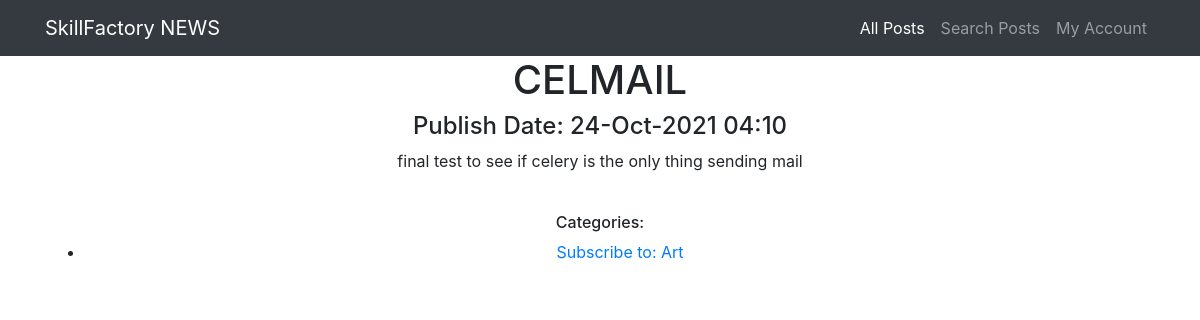
/news/136, run on an earlier commit of the app's database.
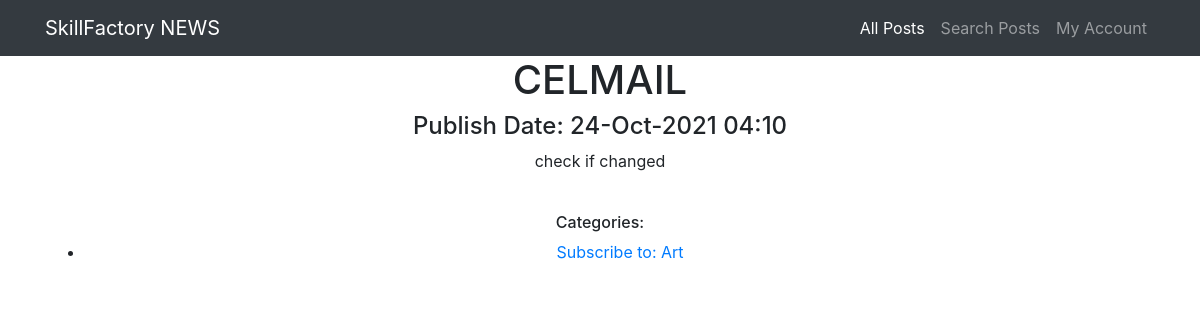
And on a later commit of the database.
### news/models.py (models this page shows, shortened)
class Post(models.Model):
    author = models.ForeignKey(Author, on_delete=models.CASCADE)
    type = models.CharField(max_length=3, choices=POST_TYPES, default=article)
    date = models.DateTimeField(auto_now_add=True)
    category = models.ManyToManyField(Category, through='PostCategory')
    name = models.CharField(max_length=255)
    text = models.TextField()
    rating = models.IntegerField(default=0)

### news/views.py (the view)
# urls.py: path('news/<int:pk>', PostDetail.as_view(), name='post_detail'),
class PostDetail(DetailView):
    model = Post
    template_name = 'post.html'
    context_object_name = 'post'
    queryset = Post.objects.all()
    def get_context_data(self, *, object_list=None, **kwargs):
        context = super().get_context_data(**kwargs)
        context['post_categories'] = self.object.category.all()
        return context
    def get_object(self, *args, **kwargs):
        obj = cache.get(f'post-{self.kwargs["pk"]}', None)
        if not obj:
            id = self.kwargs.get('pk')
            obj = Post.objects.get(pk=id)
            cache.set(f'post-{self.kwargs["pk"]}', obj)
        return obj

### news/templatetags/custom_filters.py (called while the page is built)
@register.filter(name='Censor')
def Censor(value):
    if not isinstance(value, str):
        raise ValueError("Censor function accepts only strings")
    temp = value
    for word in CENSORED_WORDS.keys():
        test = re.compile(re.escape(word), re.IGNORECASE)
        result = test.sub(CENSORED_WORDS[word], temp)
        temp = str(result)
    return temp

### templates/post.html (shortened to what this page needs)
{% extends 'flatpages/default.html' %}
{% load custom_filters %}
{% block content %}
    <h1>{{ post.name | Censor }}</h1>
    <h4>Publish Date: {{post.date | date:'d-M-Y h:m'}}</h4>
    <p>{{post.text | Censor}}</p><br>
    <h6>Categories:</h6>
    <ul>
    {% for category in post_categories %}
        <li>
        <a href="{% url 'category_subscribe' category.id %}">Subscribe to: {{ category.name }}</a>
        </li>
    {% endfor %}
    </ul>
{% endblock content %}

What changed in the data, as far as the page shows it:
changed Post "CELMAIL": text|Censor "final test to see if celery is the only thing sending mail" → "check if changed"
